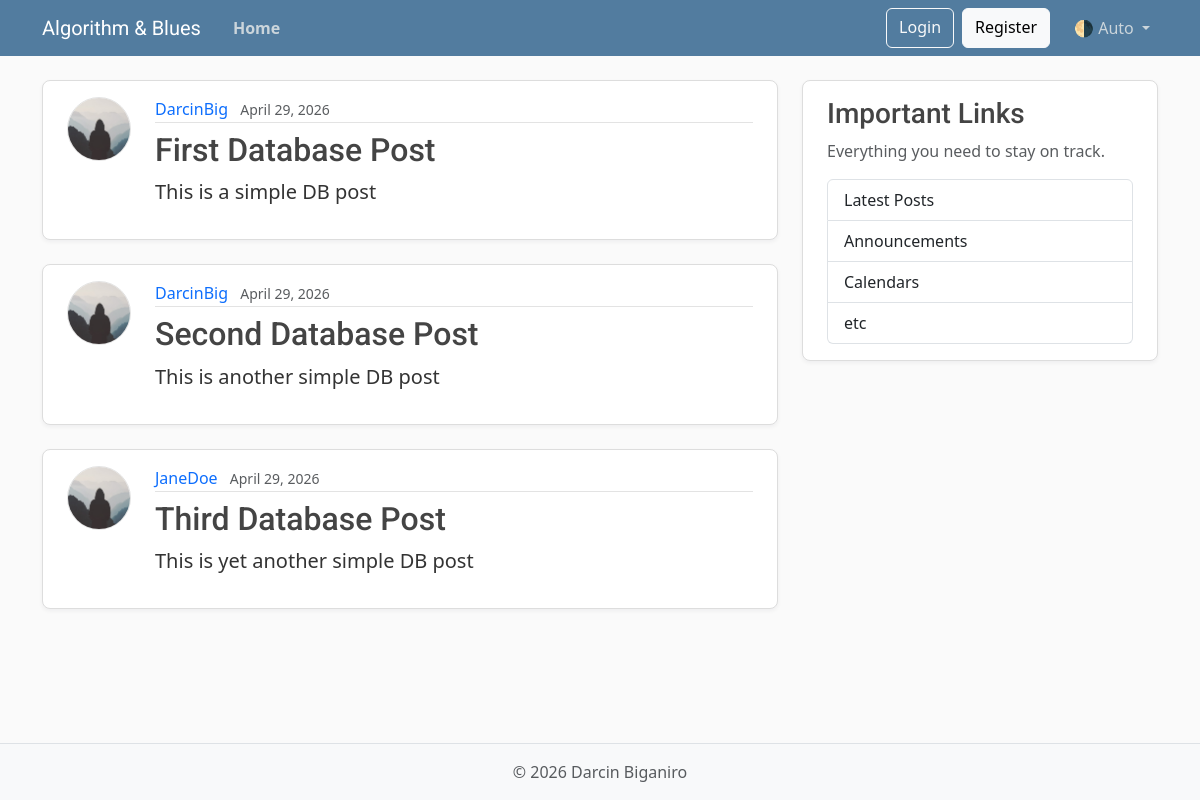
The page /posts on the database its author committed.
### models.py (models this page shows, shortened)
class Post(Base):
    __tablename__ = "posts"
    id: Mapped[int] = mapped_column(Integer, primary_key=True, index=True)
    title: Mapped[str] = mapped_column(String(100), nullable=False)
    content: Mapped[str] = mapped_column(Text, nullable=False)
    user_id: Mapped[int] = mapped_column(
        ForeignKey("user.id", onupdate="CASCADE", ondelete="CASCADE"),
        nullable=False,
        index=True,
    )
    date_posted: Mapped[datetime] = mapped_column(
        DateTime(timezone=True),
        default=lambda: datetime.now(UTC),
    )
    author: Mapped[User] = relationship(back_populates="posts")

class User(Base):
    __tablename__ = "user"
    id: Mapped[int] = mapped_column(Integer, primary_key=True, index=True)
    username: Mapped[str] = mapped_column(String(50), unique=True, nullable=False)
    email: Mapped[str] = mapped_column(String(120), unique=True, nullable=False)
    image_file: Mapped[str | None] = mapped_column(
        String(200),
        nullable=True,
        default=None
    )
    posts: Mapped[list[Post]] = relationship(back_populates="author")

### main.py (the view)
@app.get("/", include_in_schema=False, name="home")
@app.get("/posts", include_in_schema=False, name="posts")
def home(request: Request, db: Annotated[Session, Depends(get_db)]):
    result = db.execute(select(models.Post))
    posts = result.scalars().all()
    return templates.TemplateResponse(
        request,
        "home.html",
        {"posts": posts, "title": "Home"}
    )

### templates/home.html
{% extends "layout.html" %}
{% block content %}
    {% for post in posts %}
        <article class="content-section py-3 px-4 mb-4">
            <div class="d-flex align-items-start gap-4">
                <img class="rounded-circle article-img flex-shrink-0"
                     src="{{ post.author.image_path }}"
                     alt="{{ post.author.username }}'s profile picture"
                     width="64"
                     height="64"
                     loading="lazy">
                <div class="flex-grow-1">
                    <div class="article-metadata mb-2">
                        <a class="me-2" href="{{ url_for("user_posts", user_id=post.author.id) }}">{{ post.author.username }}</a>
                        <small class="text-body-secondary">{{ post.date_posted.strftime('%B %d, %Y') }}</small>
                    </div>
                    <h2>
                        <a class="article-title" href="{{ url_for("post_page", post_id=post.id) }}">{{ post.title }}</a>
                    </h2>
                    <p class="article-content">{{ post.content }}</p>
                </div>
            </div>
        </article>
    {% endfor %}
{% endblock content %}

### templates/layout.html (shortened to what this page needs)
<!doctype html>
<html lang="en">
<head>
    <link href="https://cdn.jsdelivr.net/npm/bootstrap@5.3.8/dist/css/bootstrap.min.css" rel="stylesheet"
>
    <link rel="stylesheet" type="text/css" href="{{ url_for('static', path='css/main.css') }}">
</head>
<body class="d-flex flex-column min-vh-100">
<header class="site-header">
    <nav class="navbar navbar-expand-md bg-steel fixed-top"
         data-bs-theme="dark">
        <div class="container">
            <a class="navbar-brand me-4" href="{{ url_for('home') }}">Algorithm & Blues</a>
            <div class="collapse navbar-collapse" id="navbarToggle">
                <div class="navbar-nav me-auto">
                    <a class="nav-link active"
                       aria-current="page"
                       href="{{ url_for('home') }}">Home</a>
                </div>
                <div class="navbar-nav">
                    <a class="btn btn-outline-light mb-2 mb-md-0 me-md-2" href="#">Login</a>
                    <a class="btn btn-light mb-2 mb-md-0 me-md-3" href="#">Register</a>
                    <div class="nav-item dropdown">
                        <a class="nav-link dropdown-toggle"
                           href="#"
                           role="button"
                           id="bd-theme"
                           data-bs-toggle="dropdown"
                           aria-expanded="false">
                            <span id="bd-theme-text">🌗 Auto</span>
                        </a>
                    </div>
                </div>
            </div>
        </div>
    </nav>
</header>
<main role="main" class="container">
    <div class="row">
        <div class="col-md-8">
            {% block content %}
            {% endblock content %}
        </div>
        <aside class="col-md-4">
            <div class="content-section py-3 px-4 mb-4">
                <h3>Important Links</h3>
                <p class="text-body-secondary">Everything you need to stay on track.</p>
                <ul class="list-group">
                    <li class="list-group-item">Latest Posts</li>
                    <li class="list-group-item">Announcements</li>
                    <li class="list-group-item">Calendars</li>
                    <li class="list-group-item">etc</li>
                </ul>
            </div>
        </aside>
    </div>
</main>
<footer class="mt-auto py-3 bg-body-tertiary border-top">
    <div class="container text-center">
        <p class="text-body-secondary mb-0">
            © <span id="year"></span> Darcin Biganiro
        </p>
    </div>
</footer>
</body>

### static/css/main.css (style rules this page uses)
:root { --font-heading: "Roboto", system-ui, -apple-system, BlinkMacSystemFont, sans-serif; --font-body: "Nunito", system-ui, -apple-system, BlinkMacSystemFont, sans-serif; --color-bg-body: #fafafa; --color-bg-content: #ffffff; --color-text-primary: #333333; --color-text-heading: #444444; --color-steel: #527c9f; --color-nav-link: #cbd5db; --color-nav-link-hover: #ffffff; --color-link-hover: #428bca; --color-border: #dddddd; --color-border-light: #e3e3e3; --spacing-xl: 5rem; --article-img-size: 4rem; --account-img-size: 7.813rem; }
body { font-family: var(--font-body); background: var(--color-bg-body); color: var(--color-text-primary); }
main { padding-top: var(--spacing-xl); }
h1, h2, h3, h4, h5, h6 { font-family: var(--font-heading); color: var(--color-text-heading); }
.navbar-brand { font-family: var(--font-heading); }
a { text-decoration: none; }
.bg-steel { background-color: var(--color-steel); }
.site-header .navbar-nav .nav-link { color: var(--color-nav-link); transition: color 0.2s ease-in-out; }
.site-header .navbar-nav .nav-link.active { font-weight: 600; }
.content-section { background: var(--color-bg-content); border: 1px solid var(--color-border); border-radius: 0.5rem; box-shadow: 0 2px 4px rgba(15, 23, 42, 0.05); transition: box-shadow 0.15s ease, transform 0.15s ease, border-color 0.15s ease; }
.article-title { color: var(--color-text-heading); transition: color 0.2s ease-in-out; }
.article-content { white-space: pre-line; font-size: 1.25rem; }
.article-img { height: var(--article-img-size); width: var(--article-img-size); flex-shrink: 0; object-fit: cover; border: 1px solid var(--color-border-light); box-shadow: 0 0 0 2px var(--color-bg-content); }
.article-metadata { padding-bottom: 0.063rem; border-bottom: 1px solid var(--color-border-light); }
.article-metadata a { transition: color 0.2s ease-in-out; }
[data-bs-theme="dark"] { --color-bg-body: #1a1a1a; --color-bg-content: #2d2d2d; --color-text-primary: #e0e0e0; --color-text-heading: #f0f0f0; --color-border: #404040; --color-border-light: #4a4a4a; }

### rows shown on the page
Post: author.username "DarcinBig", date_posted "April 29, 2026", title "First Database Post", content "This is a simple DB post"
Post: author.username "DarcinBig", date_posted "April 29, 2026", title "Second Database Post", content "This is another simple DB post"
Post: author.username "JaneDoe", date_posted "April 29, 2026", title "Third Database Post", content "This is yet another simple DB post"
